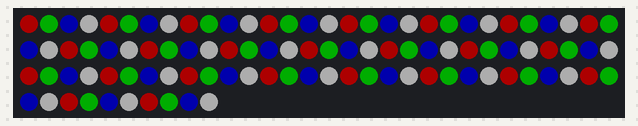
Recording of a program running on a simulated CircuitPython board. Parts: 100 RGB LEDs in strip order, left to right, continuing on the next row. Dim RGB values are drawn brighter than linear.

Above: at 0.1 s.
At 1.1 s:
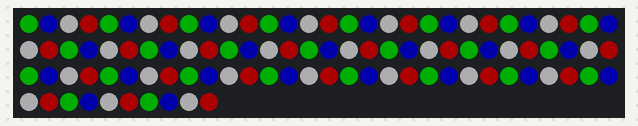
At 2.1 s:
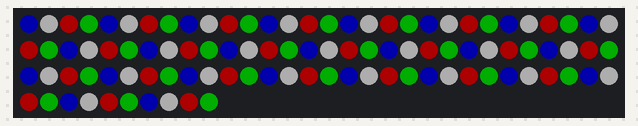
At 3.1 s:
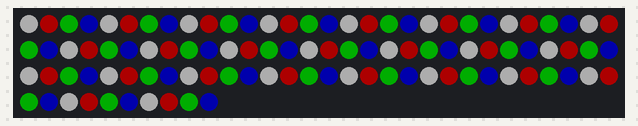

Measured:
- by itself, everything shown: repeats every 4.0 s, in 4 steps
- what the display in image 1 shows lasts 1.0 s, from 1.0 s to 2.0 s

The program:

rgbw_sequence.py
```python
import time, random
import board
import neopixel

def main():
    pixelPin = board.D18
    numPixels = 100
    ORDER = neopixel.RGB
    sleepTime = 1

    pixels = neopixel.NeoPixel(
        pixelPin, numPixels, brightness=0.2, auto_write=False, pixel_order=ORDER
    )

    colors = [ [255, 0, 0],      # red
               [0, 255, 0],      # green
               [0, 0, 255],      # blue
               [255, 255, 255] ] # white

    try:
        turnOnLed(pixels, numPixels, sleepTime, colors)

    except:
        pixels.fill((0, 0, 0)) # turn off all LEDs
        pixels.show()


def turnOnLed(pixels, numPixels, sleepTime, colors):
    startPos = 0

    while True:
        for i in range(numPixels):
            pos = (startPos + i)%numPixels

            colorNum = pos%len(colors)
            rgb = (colors[colorNum][0], colors[colorNum][1], colors[colorNum][2])
            pixels[i] = rgb

        pixels.show()
        time.sleep(sleepTime)

        if startPos < numPixels - 1:
            startPos += 1
        else:
            startPos = 0


if __name__ == "__main__":
    main()
```
